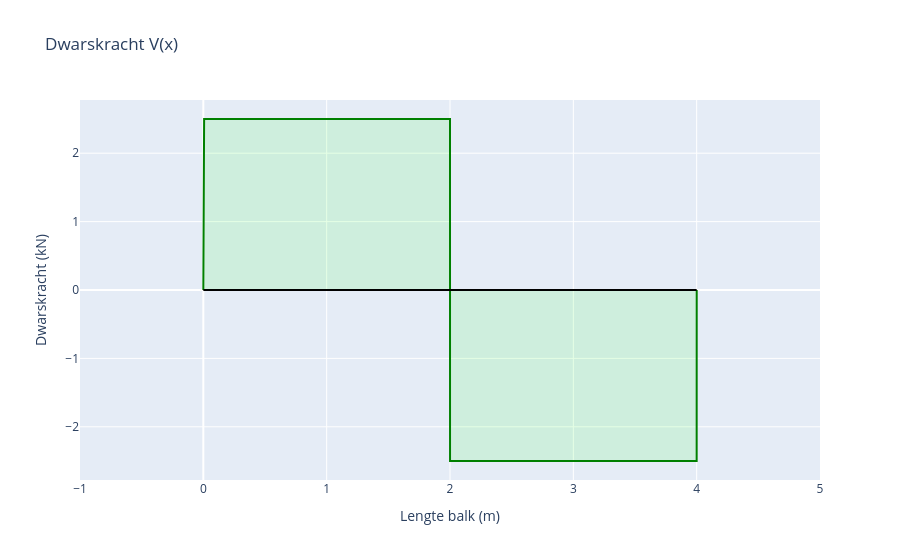

Notebook cell for this chart:
### Markdown cell above
## Dwarskrachtgrafiek

### Code cell
layout = go.Layout(
    title="Dwarskracht V(x)",
    xaxis=dict(dtick=1, title="Lengte balk (m)", range=[-1, lengteBalk+1]),
    yaxis=dict(title="Dwarskracht (kN)"),
    showlegend=False
)

line = go.Scatter(
    x=X,
    y= sum(shearForce),
    mode='lines',
    name='Dwarskracht (kN)',
    fill = 'tonexty',
    line_color='green',
    fillcolor='rgba(0,255,0,0.1)'
)

axis = go.Scatter(
    x= [0,lengteBalk],
    y= [0,0],
    mode='lines',
    line_color='black'
)

fig= go.Figure(data=[line, axis], layout=layout)
fig.show()

### Figure 1 — Plotly figure (JSON) as saved in the notebook; plotly's stock layout.template omitted (floating-point values rounded to 4 significant figures; data arrays with more than 128 entries replaced by an {"elided": "..."} marker saying what was removed)
{"data": [{"fill": "tonexty", "fillcolor": "rgba(0,255,0,0.1)", "line": {"color": "green"}, "mode": "lines", "name": "Dwarskracht (kN)", "type": "scatter", "x": {"elided": "10002 float values"}, "y": {"elided": "10002 float values"}}, {"line": {"color": "black"}, "mode": "lines", "type": "scatter", "x": [0, 4], "y": [0, 0]}], "layout": {"autosize": true, "showlegend": false, "title": {"text": "Dwarskracht V(x)"}, "xaxis": {"dtick": 1, "range": [-1, 5], "title": {"text": "Lengte balk (m)"}, "type": "linear"}, "yaxis": {"autorange": true, "range": [-2.778, 2.778], "title": {"text": "Dwarskracht (kN)"}, "type": "linear"}}}
